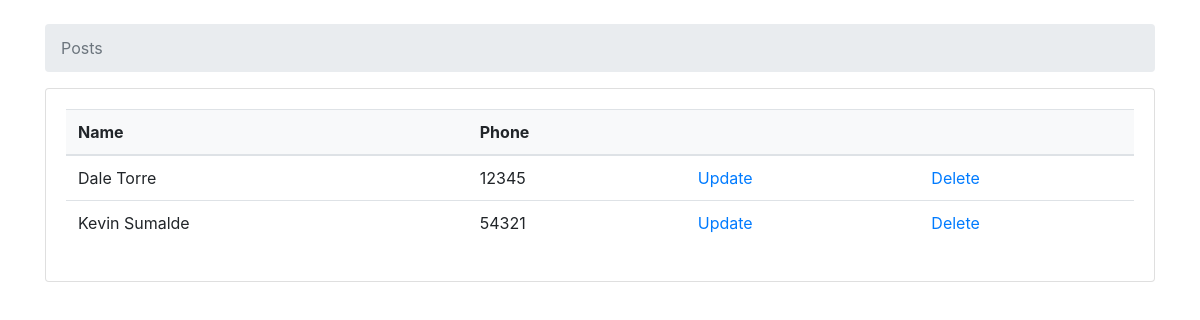
The app's page /contact/, older data.
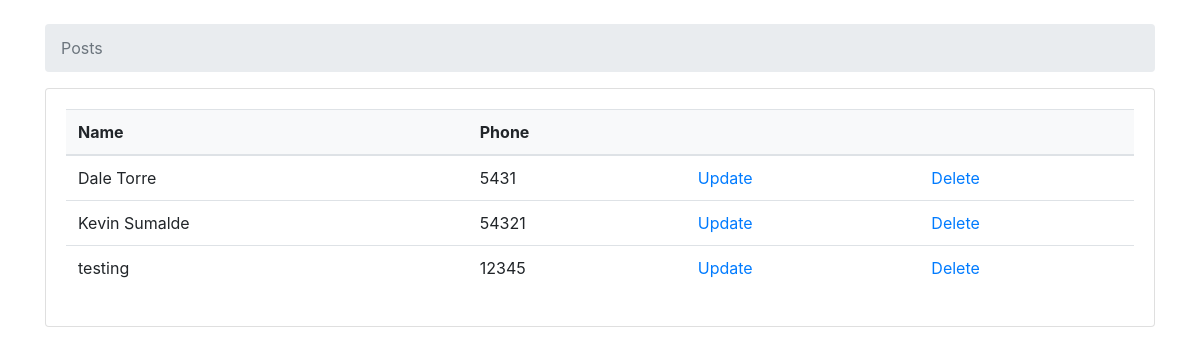
The same page, newer data.
### contact/models.py (models this page shows)
class Contact(models.Model):
    name = models.CharField(max_length=200)
    phone = models.CharField(max_length=200)

### contact/views.py (the view)
def view(request):
    contact_list = Contact.contact_list()
    return render(request, 'contact/index.html',
                    {'contact_list' : contact_list})

### contact/viewmodels.py (called while the page is built)
    def contact_list(self):
        contactList = Contact.objects.all()
        return contactList

### contact/templates/contact/index.html (shortened to what this page needs)
<html>
    <head>
        <link rel="stylesheet" href="https://maxcdn.bootstrapcdn.com/bootstrap/4.0.0/css/bootstrap.min.css">
    </head>
<div class="container mt-4">
    <div class="row">
        <div class="col-lg-12">
            <ul class="breadcrumb">
                <li class="breadcrumb-item active">Posts</li>
            </ul>
        </div>
    </div>
    <div class="row">
        <div class="col-lg-12">
            <div class="card">
                <div class="card-body">
                    <table class="table">
                        <thead class="white bg-light">
                          <tr>
                            <th>Name</th>
                            <th>Phone</th>
                            <th></th>
                            <th></th>
                          </tr>
                        </thead>
                        <tbody>
                            {% for contact in contact_list %}
                            <tr>
                                <td>{{contact.name}}</td>
                                <td>{{contact.phone}}</td>
                                <td><a href="{% url 'contact:update' contact.id %}"> Update </a></td>
                                <td><a href="{% url 'contact:delete' contact.id %}"> Delete </a></td>
                            </tr>
                            {% endfor %}
                        </tbody>
                    </table>
                </div>
            </div>
        </div>
    </div>
</div>
</html>

Row changes from the older to the newer data that the page shows:
changed Contact "Dale Torre": phone "12345" → "5431"
added Contact: name "testing", phone "12345"
